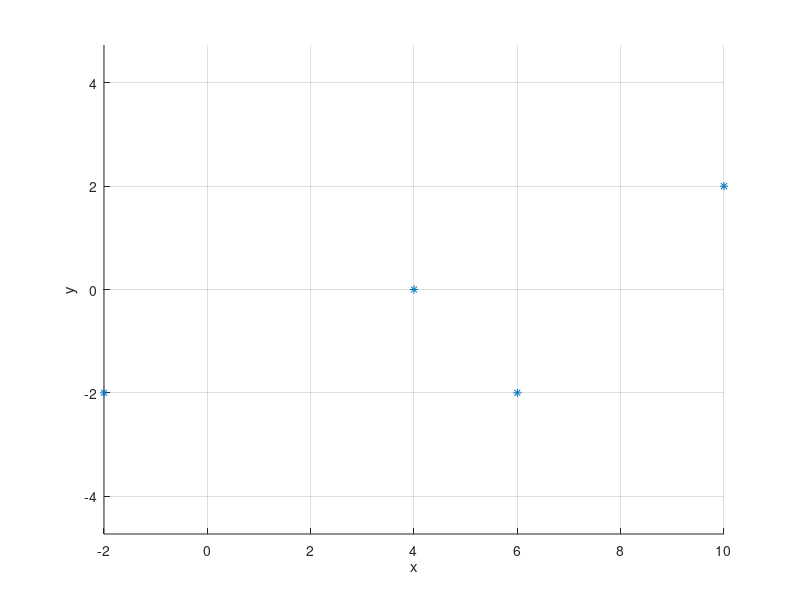

The MATLAB script that drew this image: (Note: this script raises an error after producing the figure.)
clear;
hold on;
axis equal;
grid on;

xlabel('x');
ylabel('y');
zlabel('z');

Px = [ -2 4 6 10 ];
Py = [ -2 0 -2 2 ];
plot(Px, Py, '*');

syms t;
t0 = -1;
t1 = 0;
t2 = 2;
t3 = 3;

syms a3 a2 a1 a0;
x(t) = a3*t^3 + a2*t^2 + a1*t + a0;
ex = [ x(t0) == Px(1), x(t1) == Px(2), x(t2) == Px(3), x(t3) == Px(4)];
mx = solve(ex, [a3 a2 a1 a0]);
cx(t) = subs(x, [a3 a2 a1 a0], [mx.a3 mx.a2 mx.a1 mx.a0]);

syms b3 b2 b1 b0;
y(t) = b3*t^3 + b2*t^2 + b1*t + b0;
ey = [ y(t0) == Py(1), y(t1) == Py(2), y(t2) == Py(3), y(t3) == Py(4)];
my = solve(ey, [b3 b2 b1 b0]);
cy(t) = subs(y, [b3 b2 b1 b0], [my.b3 my.b2 my.b1 my.b0]);

fplot(cx, cy, [t0 t3], 'g');

cxd(t) = diff(cx, t);
cyd(t) = diff(cy, t);
v = [ cxd(t2), cyd(t2)];
quiver(Px(3), Py(3), v(1), v(2));



t4 = 1;

v2 = [ cxd(t3), cyd(t3)];
quiver(Px(4), Py(4), v2(1), v2(2));

Rx = [Px(4) 14];
Ry = [Py(4) -4];
plot(Rx, Ry, '*');
ux = [v2(1)/2, 3];
uy = [v2(2)/2, 0];
quiver(Rx(1), Ry(1), ux(1), uy(1));
quiver(Rx(2), Ry(2), ux(2), uy(2));
